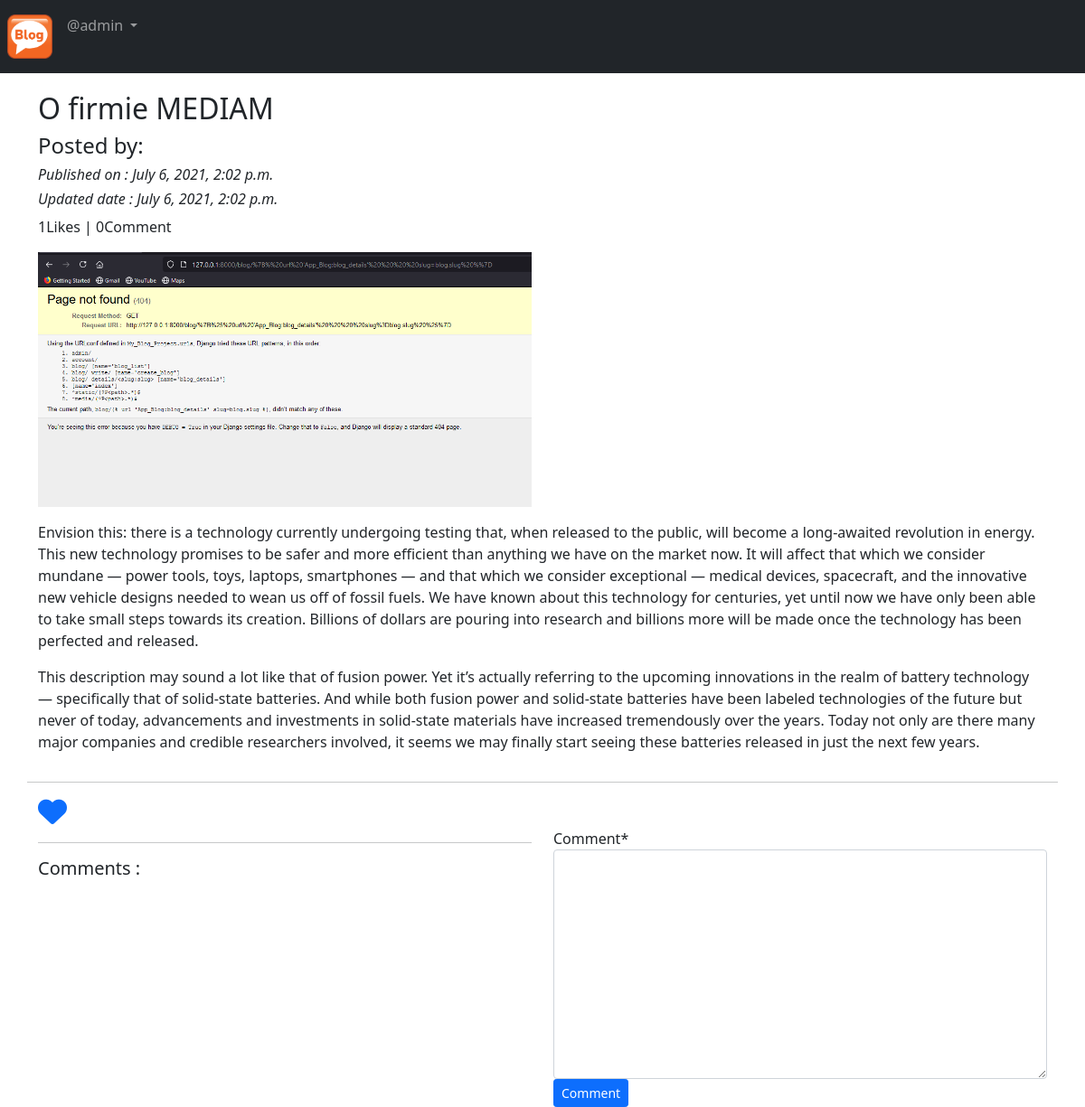
Page /blog/details/_O_ _f_i_r_m_i_e_ _M_E_D_I_A_M_-62fe48ad-a9dc-433d-9192-795e775bab16/ (signed in) on the committed database.
### App_Blog/models.py (models this page shows, shortened)
class Blog(models.Model):
    author = models.ForeignKey(User,on_delete=models.CASCADE,related_name='post_author')
    blog_title=models.CharField(max_length=264,verbose_name='Put a title' )
    slug=models.SlugField(max_length=264,unique=True)
    blog_content=models.TextField(verbose_name='What is in your mind')
    blog_image=models.ImageField(upload_to='blog_pics',verbose_name='Image')
    publish_date=models.DateTimeField(auto_now_add=True)
    update_date=models.DateTimeField(auto_now=True)
    class Meta:
        ordering=('-publish_date', )

### App_Blog/views.py (the view, shortened to what this page needs)
# urls.py: path('details/<slug>/',views.blog_details,name='blog_details'),
@login_required
def blog_details(request,slug):
    blog=Blog.objects.get(slug=slug)
    comment_form=CommentForm()
    already_liked=Likes.objects.filter(blog=blog,user=request.user)
    if already_liked:
        liked=True
    else:
        liked=False
    return render(request,'App_Blog/blog_details.html', context={'blog':blog,'comment_form':comment_form,'liked':liked})

### App_Blog/forms.py
class CommentForm(forms.ModelForm):
    class Meta:
        model=Comment
        fields=('comment',)

### templates/App_Blog/blog_details.html (shortened to what this page needs)
{% extends 'base.html' %}
{%load crispy_forms_tags %}
{% block body_block %}
<div class="row">
  <div class="col-sm-6">
    <h2>{{blog.blog_title}}</h2>
    <h4>Posted by: {{blog.blog_author}}</h4>
    <i><h6> Published on : {{blog.publish_date}}</h6></i>
    <i><h6>Updated date : {{blog.update_date}}</h6></i>
  </div>
  <p>{{blog.liked_blog.count}}Likes | {{blog.comment_blog.count}}Comment</p>
  <div class="col-sm-6">
    <img src="/media/{{blog.blog_image}}" width="100%">
  </div>
  <p>
    {{blog.blog_content|linebreaks}}
  </p>
  <hr>
</div>
<div class="">
  {% if not liked %}
  <a href="{% url 'App_Blog:liked_post' pk=blog.pk %}">
    <i class="far fa-heart fa-2x"></i>
  </a>
  {% else %}
  <a href="{% url 'App_Blog:unlike_post' pk=blog.pk %}">
    <i class="fas fa-heart fa-2x"></i>
  </a>
  {% endif %}
</div>
<div class="row">
  <div class="col-sm-6">
    <hr>
    <h5>Comments :</h5>
  </div>
  <div class="col-sm-6">
    <form  method="POST">
      {{comment_form|crispy}}
      <button type="submit" class="btn btn-primary btn-sm">Comment</button>
    </form>
  </div>
</div>
{% endblock %}

### templates/base.html (shortened to what this page needs)
<!DOCTYPE html>
<html lang="en" dir="ltr">
  <head>
<link href="https://cdn.jsdelivr.net/npm/bootstrap@5.0.2/dist/css/bootstrap.min.css" rel="stylesheet">
  </head>
   <body>
    <nav class="navbar navbar-expand-sm bg-dark navbar-dark">
      <ul class="navbar-nav">
        <li class="nav-item-active">
          <a class="nav-link" href="{% url 'index' %}"><img src="/media/logo.png" width="50px" alt=""></a>
        </li>
        {% if user.is_authenticated %}
        <div class="nav-item dropdown">
          <a class="nav-link dropdown-toggle" href="#" id="navbardrop"  data-bs-toggle="dropdown" role="button">
            @{{user.username}}
          </a>
        </div>
        {% endif %}
      </ul>
    </nav>
    <div class="container" style="padding-top:20px">
      {% block body_block %}
      {% endblock %}
    </div>
  </body>
</html>

### rows in the picture
Blog: blog_title "O firmie MEDIAM", publish_date "July 6, 2021, 2:02 p.m.", update_date "July 6, 2021, 2:02 p.m.", liked_blog.count "1", comment_blog.count "0", blog_image (picture), blog_content "Envision this: there is a technology currently undergoing testing that, when released to the public, will become a long-awaited revolution in energy. This new technology promises to be safer and more efficient than anything we have on the market now. It will affect that which we consider mundane — power tools, toys, laptops, smartphones — and that which we consider exceptional — medical devices, spacecraft, and the innovative new vehicle designs needed to wean us off of fossil fuels. We have known about this technology for centuries, yet until now we have only been able to take small steps towards its creation. Billions of dollars are pouring into research and billions more will be made…"

### other values in the picture
{{ user.username }} "admin"
